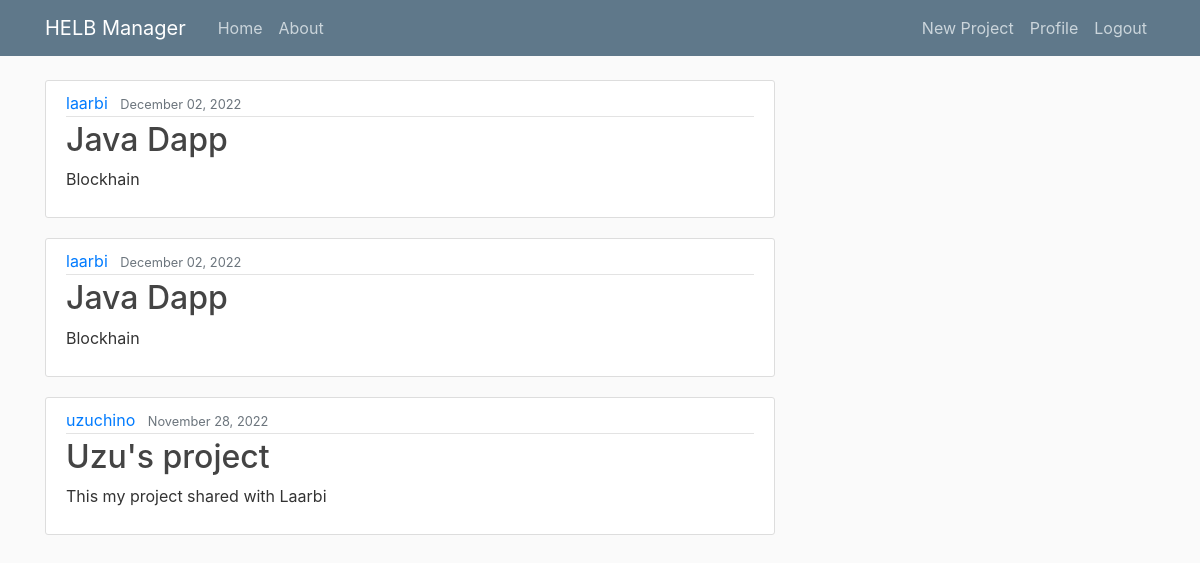
The app's page / (signed in), older data.
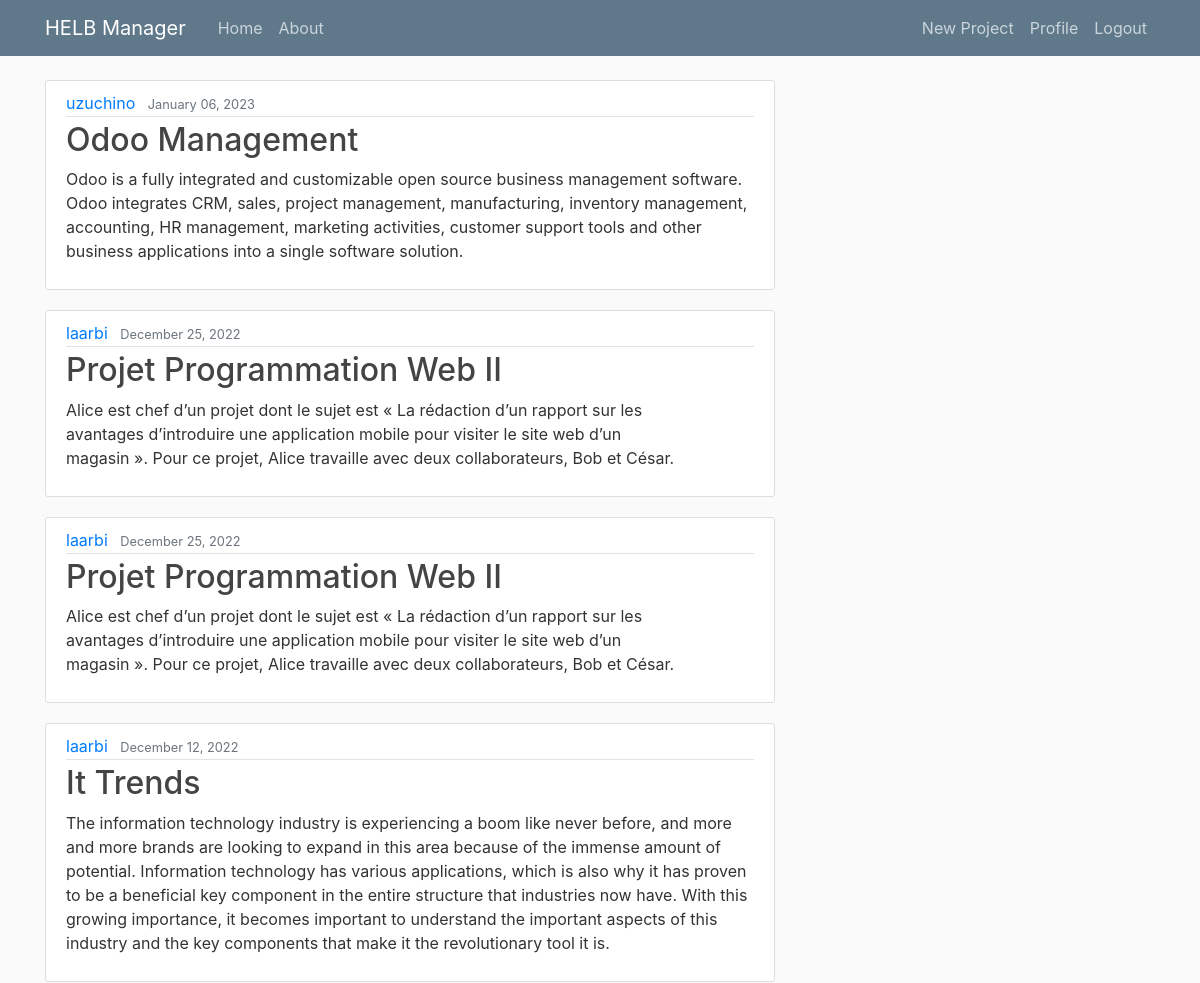
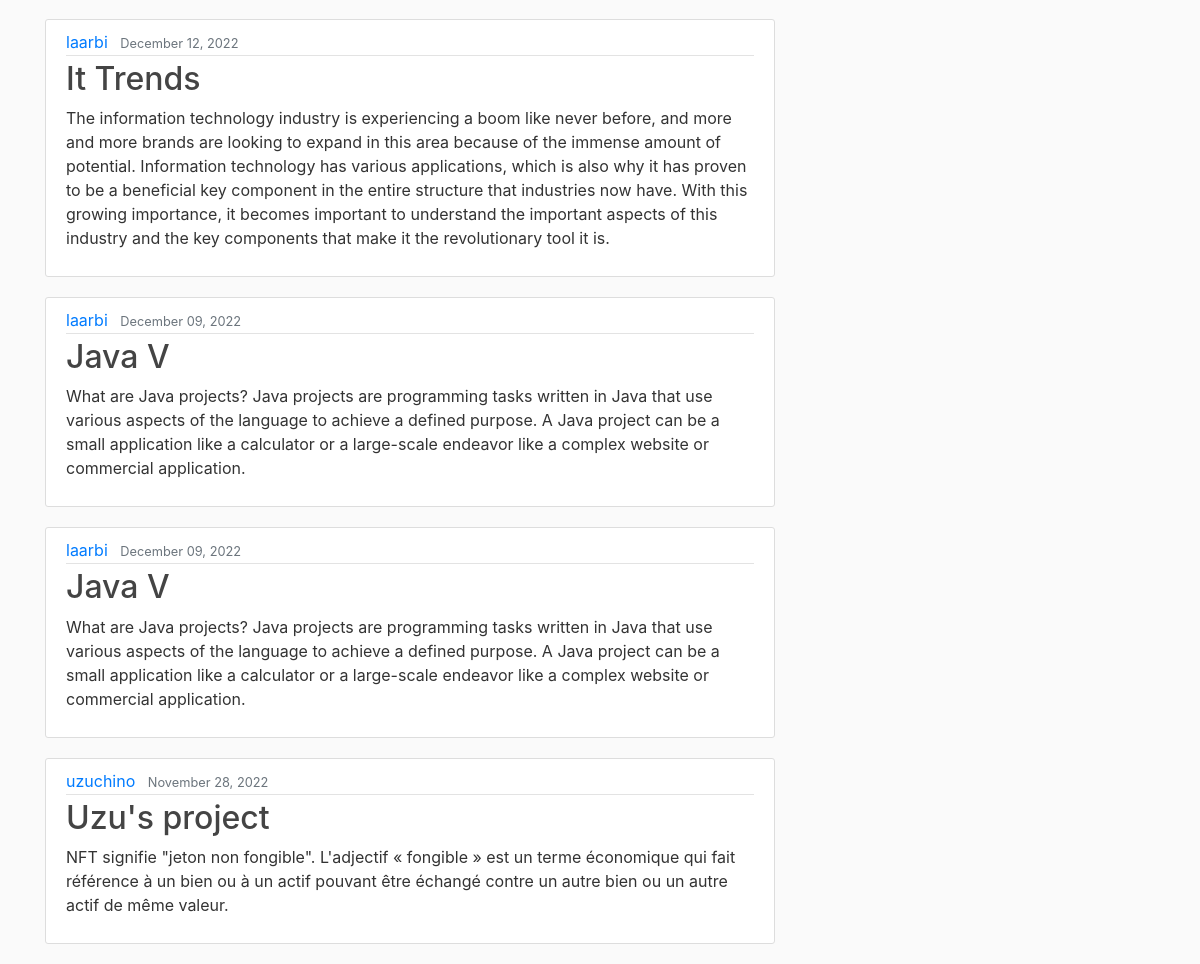
The same page, newer data (2 pictures, top to bottom).
### HELBManager/models.py (models this page shows, shortened)
class Project(models.Model):
    title= models.CharField(max_length=100)
    content= models.TextField()
    date_posted= models.DateTimeField(default=timezone.now)
    author= models.ForeignKey(User, on_delete=models.CASCADE)
    members = models.ManyToManyField(User, related_name='members', null=True, blank=True)
    status = models.CharField(max_length=100, default='TODO;In Progress;In Revision;Done')

### HELBManager/views.py (the view)
# urls.py: path('', ProjectListView.as_view(), name='home'),
class ProjectListView(ListView):
    model = Project
    template_name = 'HELBManager/home.html'
    context_object_name = 'projects'
    ordering = ['-date_posted']

### HELBManager/templates/HELBManager/home.html
{% extends "HELBManager/base.html" %}
{% block content %}
    {% for project in projects %}
        {% for member in project.members.all %}
            {% if user == member or user == project.author %}
                <article class="media content-section">
                    <div class="media-body">
                        <div class="article-metadata">
                            <a class="mr-2" href="#">{{ project.author }}</a>
                            <small class="text-muted">{{ project.date_posted|date:"F d, Y" }}</small>
                        </div>
                        <h2><a class="article-title" href="{% url 'project-detail' project.id  %}">{{ project.title }}</a></h2>
                        <p class="article-content">{{ project.content }}</p>
                    </div>
                </article>
            {% endif %}
        {% endfor  %}
    {% endfor %}
{% endblock content %}

### HELBManager/templates/HELBManager/base.html (shortened to what this page needs)
{% load static %}
<!DOCTYPE html>
<html lang="en">
<head>
    <link rel="stylesheet" href="https://cdn.jsdelivr.net/npm/bootstrap@4.4.1/dist/css/bootstrap.min.css"
>
    <link rel="stylesheet" type="text/css" href="{% static 'HELBManager/main.css' %}">
</head>
<body>
    <header class="site-header">
        <nav class="navbar navbar-expand-md navbar-dark bg-steel fixed-top">
            <div class="container">
                <a class="navbar-brand mr-4" href="/">HELB Manager</a>
                <div class="collapse navbar-collapse" id="navbarToggle">
                    <div class="navbar-nav mr-auto">
                        <a class="nav-item nav-link" href="{% url 'home' %}">Home</a>
                        <a class="nav-item nav-link" href="{% url 'about' %}">About</a>
                    </div>
                    <div class="navbar-nav">
                        {% if user.is_authenticated %}
                        <a class="nav-item nav-link" href="{% url 'project-create' %}">New Project</a>
                        <a class="nav-item nav-link" href="{% url 'profile' %}">Profile</a>
                        <a class="nav-item nav-link" href="{% url 'logout' %}">Logout</a>
                        {% else %}
                        <a class="nav-item nav-link" href="{% url 'login' %}">Login</a>
                        <a class="nav-item nav-link" href="{% url 'register' %}">Register</a>
                        {% endif %}
                    </div>
                </div>
            </div>
        </nav>
    </header>
    <main role="main" class="container">
        <div class="row">
            <div class="col-md-8">
                {% block content %}{% endblock %}
            </div>
        </div>
    </main>
</body>
</html>

### HELBManager/static/HELBManager/main.css (style rules this page uses)
body { background: #fafafa; color: #333333; margin-top: 5rem; }
h1, h2, h3, h4, h5, h6 { color: #444444; }
.bg-steel { background-color: #5f788a; }
.site-header .navbar-nav .nav-link { color: #cbd5db; }
.content-section { background: #ffffff; padding: 10px 20px; border: 1px solid #dddddd; border-radius: 3px; margin-bottom: 20px; }
.article-title { color: #444444; }
.article-content { white-space: pre-line; }
.article-metadata { padding-bottom: 1px; margin-bottom: 4px; border-bottom: 1px solid #e3e3e3 }

Row changes from the older to the newer data that the page shows:
removed Project: author "laarbi", date_posted "December 02, 2022", title "Java Dapp", content "Blockhain"
added Project: author "uzuchino", date_posted "January 06, 2023", title "Odoo Management", content "Odoo is a fully integrated and customizable open source business management software. Odoo integrates CRM, sales, project management, manufacturing, inventory management, accounting, HR management, marketing activities, customer support tools and other business applications into a single software solution."
added Project: author "laarbi", date_posted "December 25, 2022", title "Projet Programmation Web II", content "Alice est chef d’un projet dont le sujet est « La rédaction d’un rapport sur les avantages d’introduire une application mobile pour visiter le site web d’un magasin ». Pour ce projet, Alice travaille avec deux collaborateurs, Bob et César."
added Project: author "laarbi", date_posted "December 12, 2022", title "It Trends", content "The information technology industry is experiencing a boom like never before, and more and more brands are looking to expand in this area because of the immense amount of potential. Information technology has various applications, which is also why it has proven to be a beneficial key component in the entire structure that industries now have. With this growing importance, it becomes important to understand the important aspects of this industry and the key components that make it the revolutionary tool it is."
added Project: author "laarbi", date_posted "December 09, 2022", title "Java V", content "What are Java projects? Java projects are programming tasks written in Java that use various aspects of the language to achieve a defined purpose. A Java project can be a small application like a calculator or a large-scale endeavor like a complex website or commercial application."
changed Project "Uzu's project": content "This my project shared with Laarbi" → "NFT signifie \"jeton non fongible\". L'adjectif « fongible » est un terme économique qui fait référence à un bien ou à un actif pouvant être échangé contre un autre bien ou un autre actif de même valeur."
